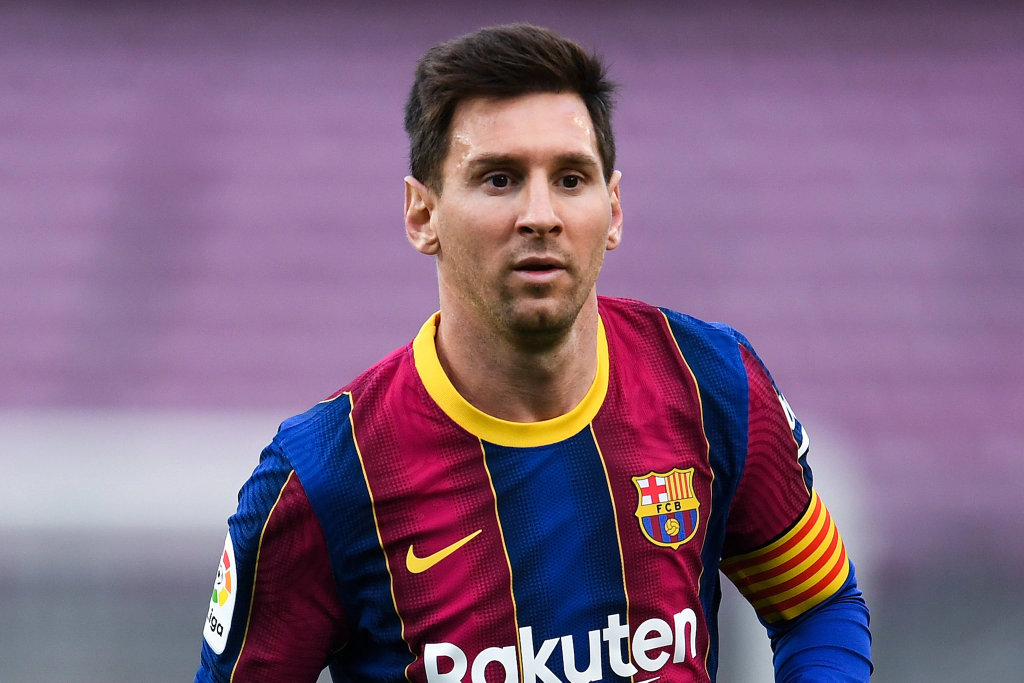
#> input picture face rec algo/Messi1.webp, 2048 x 1365 px, given in place of the camera (shown at 1/2 size)
$ python GEN.PY
#> lines starting #> are read from the running program, lines starting #| are printed output that depends on the picture
import cv2
import time

def generate_dataset():
    face_classifier = cv2.CascadeClassifier("haarcascade_frontalface_default.xml")

    # Prompt user to input the number of users
    num_users = int(input("Enter the number of users: "))
#> the answer given: 3

    for user_id in range(1, num_users+1):
        input("Press Enter to start data collection for User {}: ".format(user_id))
        print(f"Collecting data for User {user_id}:")

        def face_cropped(img):
            gray = cv2.cvtColor(img, cv2.COLOR_BGR2GRAY)
            faces = face_classifier.detectMultiScale(gray, 1.3, 5)

            if len(faces) == 0:
                return None

            for (x, y, w, h) in faces:
                cropped_face = img[y:y+h, x:x+w]
            return cropped_face

        cap = cv2.VideoCapture(0)
        img_id = 0

        while True:
            ret, frame = cap.read()
#> frame is the input picture: shape (1365, 2048, 3); mean B, G, R 127, 99.6, 128.8
            if face_cropped(frame) is not None:
#> in face_cropped, `gray = cv2.cvtColor(img, cv2.COLOR_BGR2GRAY)`:
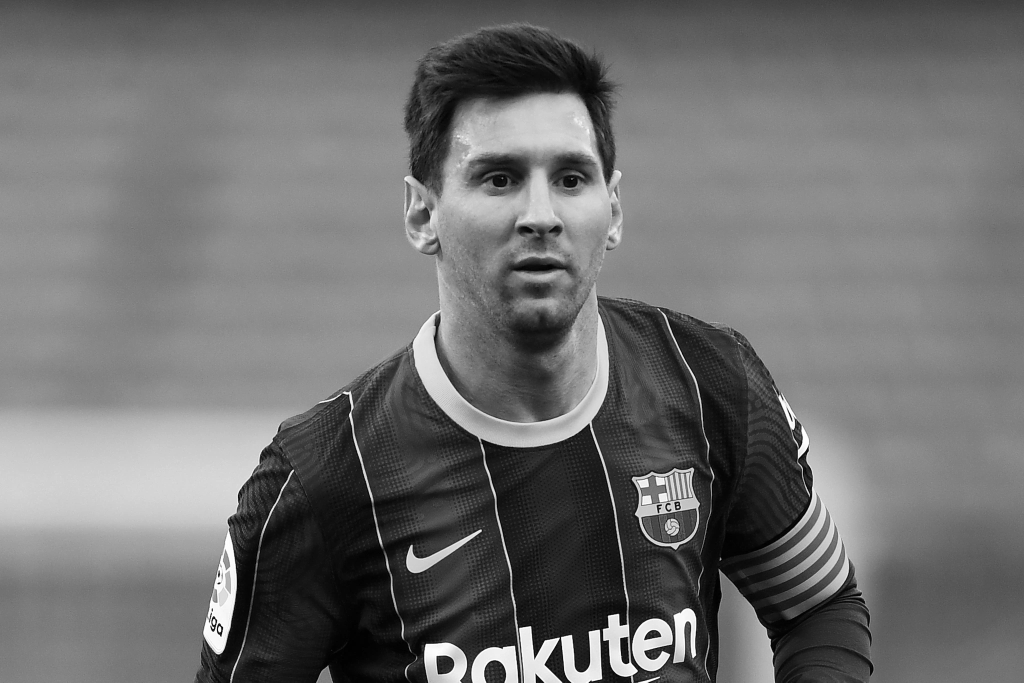
#> gray: shape (1365, 2048) (shown at 1/2 size); min 0, max 255, mean 111.4
#> in face_cropped, `faces = face_classifier.detectMultiScale(gray, 1.3, 5)`: faces = [[859, 188, 422, 422]]
#> the loop in face_cropped, `for (x, y, w, h) in faces:` made 1 pass
#> pass 1, in face_cropped, `cropped_face = img[y:y+h, x:x+w]`:
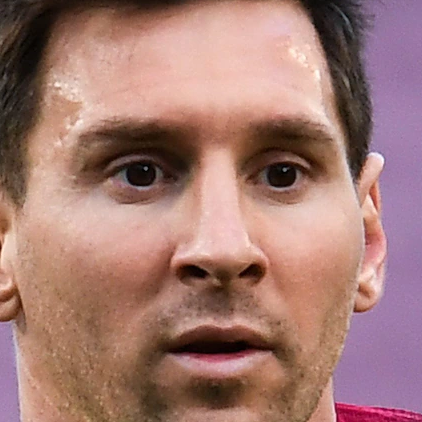
#> cropped_face: shape (422, 422, 3); mean B, G, R 114.8, 122.1, 163.1
                img_id += 1
#> img_id = 1
                face = cv2.resize(face_cropped(frame), (200, 200))
#> the loop in face_cropped (call 2), `for (x, y, w, h) in faces:` made 1 pass
                face = cv2.cvtColor(face, cv2.COLOR_BGR2GRAY)
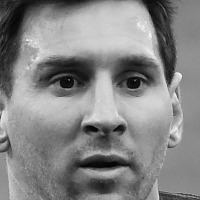
#> face: shape (200, 200); min 2, max 249, mean 133.4
                file_name_path = f"data/user{user_id}.{img_id}.jpg"
#> file_name_path = 'data/user1.1.jpg'
                cv2.imwrite(file_name_path, face)
                print("Saved image:", file_name_path)
#| Saved image: data/user1.1.jpg
                if img_id == 100:
                    break

            # Wait for a short period of time (100 milliseconds)
            time.sleep(0.1)

        cap.release()
        print(f"Data collection for User {user_id} is completed.")

    cv2.destroyAllWindows()
    print("All data collection is completed.")

generate_dataset()
